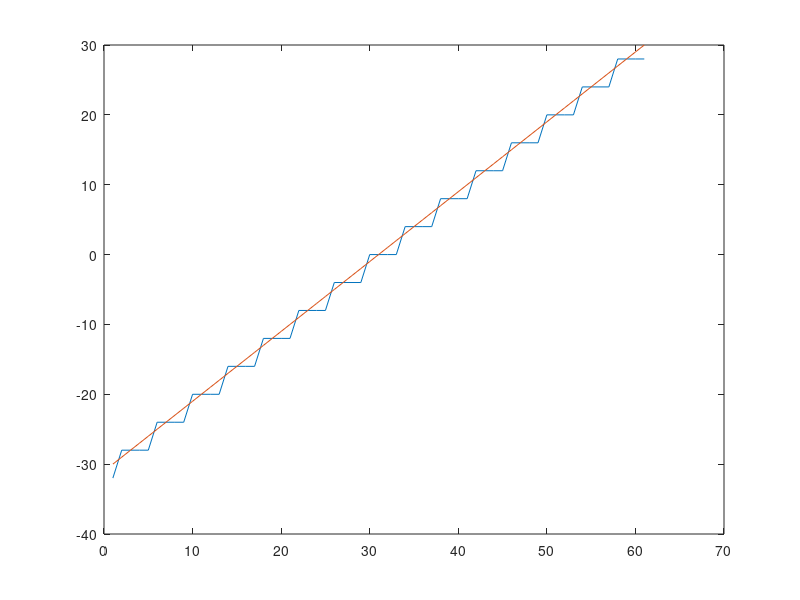

This figure's MATLAB source:
no_bits = 4;
delta_array = -30:1:30;
stepsize = 4;
codebook = (-(2^no_bits)/2):1:((2^no_bits)/2-1);
output = zeros(1,length(delta_array));
delta_prime_array = zeros(1,length(delta_array));
%quantize delta
for i = 1:length(delta_array)
    delta = delta_array(i);
    under_edge = ( -(2^no_bits)/2+0.5 ) * stepsize;
    upper_edge = ( (2^no_bits)/2-1.5 ) * stepsize;
    partition = under_edge:stepsize:upper_edge; %edges of the intervals
    [~,delta_quantized] = quantiz(delta,partition,codebook);
    output(i) = delta_quantized;
    delta_prime = ( delta_quantized ) * stepsize;
    delta_prime_array(i) = delta_prime;
end
figure();
plot(delta_prime_array); hold on
plot(delta_array);